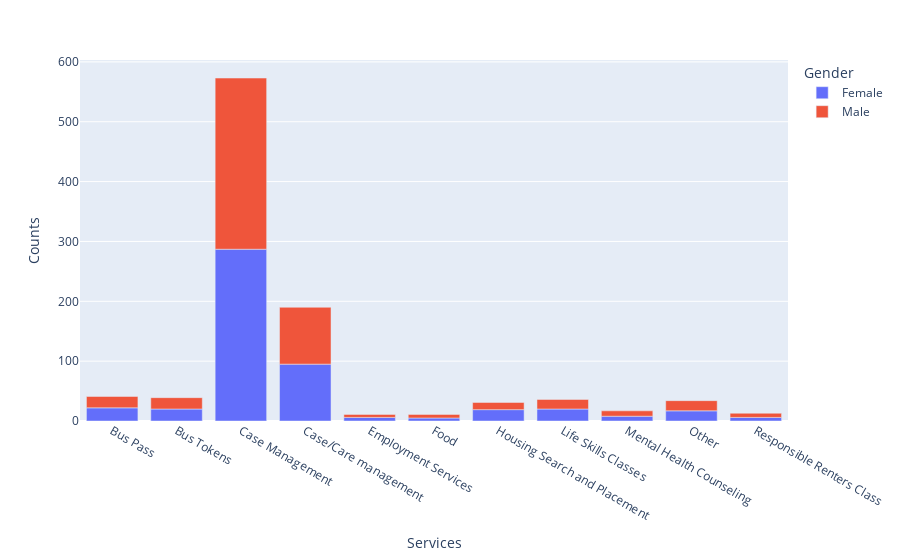

The notebook cell this image was saved under:
### Code cell
def service_splits(categories,demographic,norm=False):
    """
    Splits a categorical series and finds the frequency of each unique
    value crossed with the values of a specified demographic series.
    Returns demographic counts of each service into a bar graph.
    """
    return px.bar(pd.crosstab(categories, demographic),
                  labels={"service_description": "Services",
                          "value": "Counts",
                          demographic.name: demographic.name.capitalize()})

services = data["service_description"]
demo = data["gender"] 
service_splits(services,demo)

### Figure 1 — Plotly figure (JSON) as saved in the notebook; plotly's stock layout.template omitted (floating-point values rounded to 4 significant figures)
{"data": [{"alignmentgroup": "True", "hovertemplate": "Gender=Female<br>Services=%{x}<br>Counts=%{y}<extra></extra>", "legendgroup": "Female", "marker": {"color": "#636efa", "pattern": {"shape": ""}}, "name": "Female", "offsetgroup": "Female", "orientation": "v", "showlegend": true, "textposition": "auto", "type": "bar", "x": ["Bus Pass", "Bus Tokens", "Case Management", "Case/Care management", "Employment Services", "Food", "Housing Search and Placement", "Life Skills Classes", "Mental Health Counseling", "Other", "Responsible Renters Class"], "xaxis": "x", "y": [22, 20, 287, 95, 6, 5, 19, 20, 8, 17, 6], "yaxis": "y"}, {"alignmentgroup": "True", "hovertemplate": "Gender=Male<br>Services=%{x}<br>Counts=%{y}<extra></extra>", "legendgroup": "Male", "marker": {"color": "#EF553B", "pattern": {"shape": ""}}, "name": "Male", "offsetgroup": "Male", "orientation": "v", "showlegend": true, "textposition": "auto", "type": "bar", "x": ["Bus Pass", "Bus Tokens", "Case Management", "Case/Care management", "Employment Services", "Food", "Housing Search and Placement", "Life Skills Classes", "Mental Health Counseling", "Other", "Responsible Renters Class"], "xaxis": "x", "y": [19, 19, 286, 95, 5, 6, 12, 16, 9, 17, 7], "yaxis": "y"}], "layout": {"barmode": "relative", "legend": {"title": {"text": "Gender"}, "tracegroupgap": 0}, "margin": {"t": 60}, "xaxis": {"anchor": "y", "domain": [0, 1], "title": {"text": "Services"}}, "yaxis": {"anchor": "x", "domain": [0, 1], "title": {"text": "Counts"}}}}
